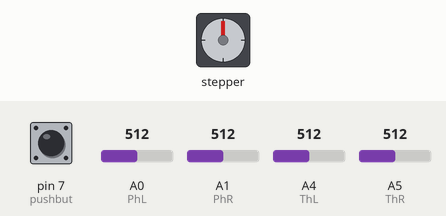
The sketch below on a simulated Arduino Uno, built with avr-gcc and run on an emulated ATmega328P. Shown: stepper motor. Wiring (inferred from the names in the program): stepper motor driver (200 steps per turn assumed): step pin 3; direction pin 2; enable pin 6. The inputs (shaded band) are chosen by the test bench; at power-on: pin 7 (pushbut) LOW, A0 (PhL) = 512, A1 (PhR) = 512, A4 (ThL) = 512, A5 (ThR) = 512. What the sketch prints to the serial monitor is not drawn.

Above: at 2.8 s.
2.9 s: pin 7 (pushbut) pulled HIGH for 2.35 s
At 4.67 s:
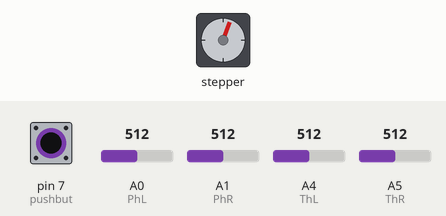
At 5.34 s:
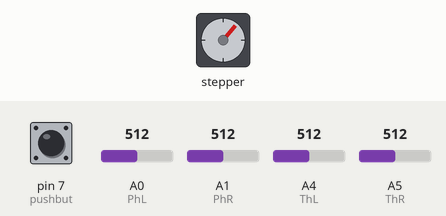
6.7 s: A0 (PhL) set to 80
At 6.88 s:
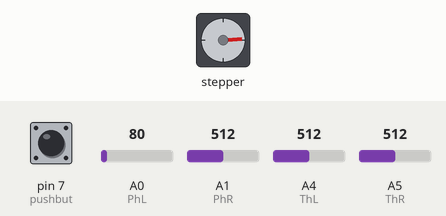
10.2 s: A1 (PhR) set to 109
At 10.38 s:
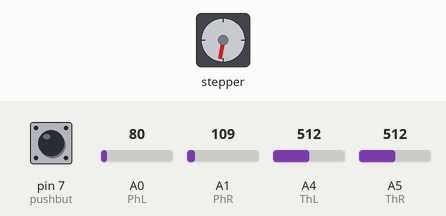
16.2 s: A1 (PhR) set to 93
22.2 s: A0 (PhL) set to 5
28.2 s: A1 (PhR) set to 716
Timing chart, 0 to 35.2 s (numbered marks = the images above; inputs shaded):
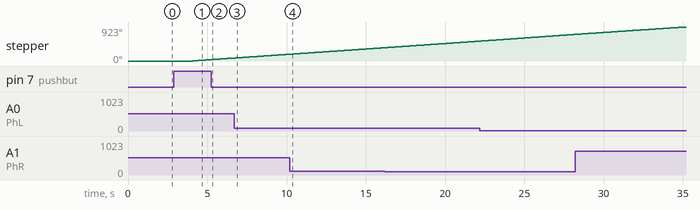

Measured:
- after the input at 2.9 s, stepper: keeps turning clockwise at about 31°/s, starting after 1.2 s

The sketch:

Miror_b3.ino
```cpp
  //STEPPER
  int stepPin = 3;// pin controling each step
  int dirPin = 2;//direction fo rotation
  int enablePin = 6;//
  int a;// steps totolizer
  int aLmax;//value of a at reading of the peak brithness of the left photoresistance
  int aRmax;//value of a at reading of the peak brithness of the left photoresistance
  int x;//all purpose varaible; delta reading between peak photoresistance and current reading
  int y;// all purpose variable
  int z;// all purpose variable

   // OPTIC SENSORS: PHOTORESISTANCES, THERMISTANCES ET  PHOTOVOLTAIC CELL
  int PhL = A0; // left photoresistance RED wire
  int PhR = A1;// right photoresistance MARON wire
  int PhLA;//lecture analogique A0 horizontale gauche
  int PhRA;//lecture analogique A1 horizontale droite
  int Insol;//indicator of insolation: average reading of two photoresistances
  int PhLmax = 0;//lecture la valeur maximale en PWM de la photoresistance gauche
  int PhRmax = 0;//lecture actuelle de la valeur en PWM de la photoresistance droite
  int ThL = A4;//left thermistance, WHITE wire
  int ThR = A5;// right thermoresistance, PURPLE wire
  int ThLA;//analog reading of left thermistance
  int ThRA;// analog reading of right resistance

    //PUSH PIN TO INITIATE A MIROR SEARCH FOR THE CENTRAL RECEPTOR
  int pushbut = 7;// push button to start serach
  int pushbutstate;// push button state reading:
  int peaks = 0; // number of steps indicating  both peaks have been passed
  int peakL;//number of steps corresponding to peak of left photoresistance
  int peakR;//number of steps corresponding to peak of right photoresistance
  int DeltaPhL;// photoresistance reading - maximum value of past readings
  int DeltaPhR;// photoresistance reading - maximum value of past readings

  void setup() {
    Serial.begin(9600);
    pinMode(pushbut, INPUT);
    pinMode(dirPin,OUTPUT);
    pinMode(stepPin,OUTPUT);
    pinMode(enablePin, OUTPUT);
    digitalWrite(enablePin,LOW); // Set Enable low
    }

  void loop() {
   peakL = 0;  //reset left peak indicator
   peakR = 0;  //reset right peak indicator
   peaks = 0;  //reset peak indicator
   PhLmax = 0;  //reset left Photoresistance max value
   PhRmax = 0;  //reset right Photoresistance max value
  pushbutstate = digitalRead(pushbut);  // readi if the push button to start a centering procedure is ON
  if (pushbutstate == HIGH ) {
    digitalWrite(dirPin,HIGH);   // Set Dir high
      while(peaks < 2){   //a while loop to keep scanning while the two peaks have not yet been identified
       search();   //a module that search for the two peaks
       }  // the two peaks ahve been identified, we now move the miror back the the centrola point between the peaks
    Serial.print("steps for Rmax");
    Serial.print(",");
    Serial.print(aRmax);
    Serial.print(",");
    Serial.print("steps for Lmax");
    Serial.print(",");
    Serial.print(aLmax);
    Serial.println(",");
    a = a - (aRmax + aLmax)/2;//number of steps corresponding to reflection on the center of the receptor
    Serial.print("steps return");
    Serial.print(",");
    Serial.print(a);
    Serial.print(",");
    digitalWrite(dirPin,LOW); // change direction
    for (x = 0; x < a; x++) {//goes back the number of steps for reflection centered on the receptor
    digitalWrite(stepPin,HIGH); //
    delay(1); //
    digitalWrite(stepPin,LOW); //
    delay(5); //
    Serial.println(x);
     }
     }//program starts here if the zeroing push button is OFF
   PhLA = analogRead(PhL);// left photoresistance reading
   PhRA = analogRead(PhR);// right photoresistance reading
   Insol = (PhRA + PhLA)/2;//gives an idea of the ambiant sun intensity
   ThLA = analogRead(ThL);//left thermistance reading
   ThRA = analogRead(ThR);// right thermistance reading
   z= ThLA-ThRA;
   y = abs(z);
   y = y - 15;//correction for differential between thermistance (no sun)
  Serial.print("therm gauche");
  Serial.print(",");
  Serial.print(ThLA);
  Serial.print(",");
  Serial.print("therm droite");
  Serial.print(",");
  Serial.print(ThRA);
  Serial.print(",");
  Serial.print(" Delta therm");
  Serial.print(",");
  Serial.print(z);
  Serial.print(", ");
  Serial.print("PhR G");
  Serial.print(",");
  Serial.print(PhLA);
  Serial.print(",");
  Serial.print("PhR D");
  Serial.print(",");
  Serial.print(PhRA);
  Serial.print(",");
  Serial.print("insolation");
  Serial.print(",");
  Serial.print(Insol);
  Serial.println(",");
   if(y > 30){//activate motor if differatial temperature between therm exceeds 30 ua
     if(z < 0){//checks for which direction the motor should be set
       digitalWrite(dirPin,HIGH); // change direction
       digitalWrite(stepPin,HIGH); // Output low
       delay(1); //
       digitalWrite(stepPin,LOW); // Output low
       delay(1); //
       Serial.print("step");
       Serial.print(",");
       Serial.print("1");
       Serial.print(",");
        }
      else{
        digitalWrite(dirPin,LOW); // change direction
          digitalWrite(stepPin,HIGH); // Output low
          delay(1); //
          digitalWrite(stepPin,LOW); // Output low
          delay(1); //
          Serial.print("step");
         Serial.print(",");
         Serial.print("-1");
         Serial.print(",");
          }
       }
       else{
          Serial.print("step");
         Serial.print(",");
         Serial.print("0");
         Serial.print(",");
         }
    delay(2000);
   }

   void search(){// MODULE LOOKS FOR MIROR POSITION FOR REFLECTION ON RECEPTOR
    PhLA = analogRead(PhL);// left photoresistance reading
    PhRA = analogRead(PhR);// right photoresistance reading
    if (PhLA > PhLmax) {
          PhLmax = PhLA; // peak reading left photoresistance
          aLmax = a;// record steps number corresponding to photoresistance max reading
       }
         else{
           x = PhLmax - PhLA;
             if (x > 90){ //differential max reading - current reading for potential peak
                peakL = 1; //a POTENTIAL left peak
             }
          }
        if (PhRA > PhRmax) {
          PhRmax = PhRA; // peak reading right photoresistance
          aRmax = a;//record steps number corresponding to photoresistance max reading
            }
            else{
             x = PhRmax - PhRA;
               if (x > 90){ //differential max reading - current reading for potential peak
            peakR = 1; //a POTENTIAL right peak
           }
           }
    digitalWrite(stepPin,HIGH);
    delay(1); //
    digitalWrite(stepPin,LOW);
    delay(5); //
    Serial.print("steps");
    Serial.print(",");
    Serial.print(a);
    Serial.print(",");
    Serial.print("Ph L");
    Serial.print(",");
    Serial.print(PhLA);
    Serial.print(",");
    Serial.print("Ph R");
    Serial.print(",");
    Serial.print(PhRA);
    Serial.print(",");
    Serial.print("  step max L");
    Serial.print(",");
    Serial.print(aLmax);
    Serial.print(",");
    Serial.print("  step max R");
    Serial.print(",");
    Serial.print(aRmax);
    Serial.println(",");
    x = aRmax - aLmax;// check if peaks are within reasonnable distance from one another
    x = abs(x);
    if(x<15 || x>40){ // range of acceptable distance between peaks right and left
      peakL = 0;// peaks are likely to be noise, scanning continue
      peakR = 0;// peaks are likely to be noise, scanning continue
    }
    peaks = peakL + peakR;//peaks will stop the loop if two peaks have been identified and are within reasonable distance
    a++;
   }
```
